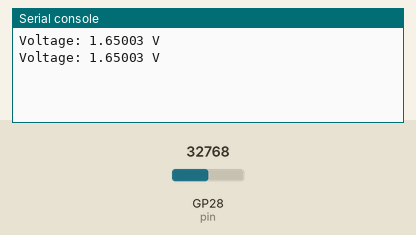
Simulated run of this program. Board: Raspberry Pi Pico running MicroPython. Shown: the last lines printed to the serial console. Inputs (shaded band) come from the test bench; at power-on: GP28 (pin) = 32768 (analog values on the 0–65535 scale).

Above: at 1.2 s.
1.3 s: GP28 (pin) set to 45874
At 2.6 s:
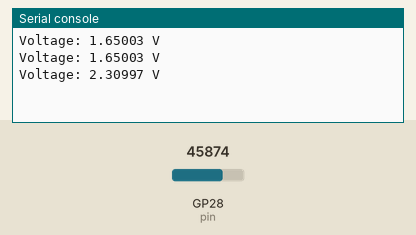
2.8 s: GP28 (pin) set to 57670
At 3.5 s:
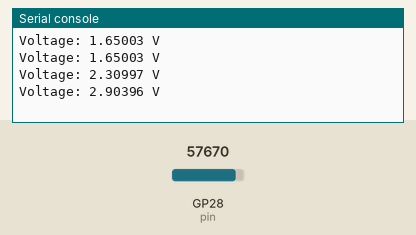
Timing chart, 0 to 5.8 s (numbered marks = the images above; inputs shaded):
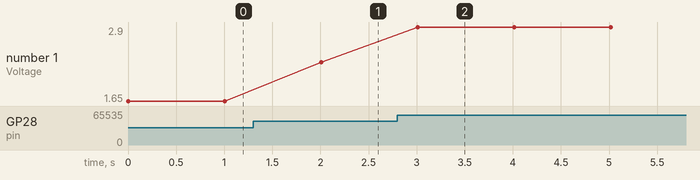

The program:

RPi_read_voltage.py
```python
from machine import Pin, ADC
import utime

pin = ADC(2)

def read_voltage():
    total = 0
    for _ in range(100):
        total += pin.read_u16()

    average = total / 100
    voltage = average * (3.3 / 65535)
    return voltage, average

while True:
    voltage, raw_value = read_voltage()
    print("Voltage: {:.5f} V".format(voltage))

    utime.sleep(1)
```

Measured:
- after the input at 1.3 s, the serial console: prints a new line after 0.71 s (image 1)
- after the input at 2.8 s, the serial console: prints a new line after 0.21 s (image 2)
- plotted number 1: 1.65 → 2.31 after the input at 1.3 s, 2.31 → 2.9 after the input at 2.8 s
